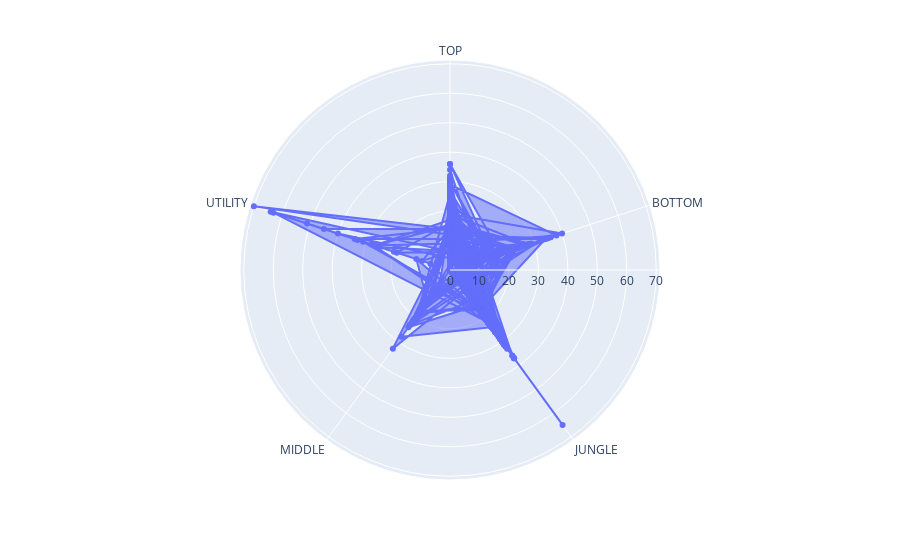

The code cell stored with this chart in its notebook:
### Markdown cell above
En el juego hay un factor importante que es la vision en el mapa. Para ello estan objetos llamados ward que brindan vision en el mapa. Cuando uno pone vision en el mapa con los wards, tiene mayor probabilidad de ver cuando el equipo enemigo viene en conjunto para atacarte. De esta forma, a mayor visibilidad, mayor probabilidad de planificar tu tecnica de juego.

En base a lo que hablamos anteriormente, podemos ver que la mayoria de las partidas en las que el jugador gano tiene un puntaje de vision mas alto respecto a las que perdio. De esta forma vemos que la vision es un factor a tomar en cuenta a la hora de planificar la estrategia de juegon para lograr ganar.

### Code cell
fig = px.line_polar(games_from_GCDariusBrando, r='visionScore', theta='individualPosition', line_close=True, markers=True)
fig.update_traces(fill = 'toself')


fig.show()

### Figure 1 — Plotly figure (JSON) as saved in the notebook; plotly's stock layout.template omitted (floating-point values rounded to 4 significant figures; data arrays with more than 128 entries replaced by an {"elided": "..."} marker saying what was removed)
{"data": [{"fill": "toself", "hovertemplate": "visionScore=%{r}<br>individualPosition=%{theta}<extra></extra>", "legendgroup": "", "line": {"color": "#636efa", "dash": "solid"}, "marker": {"symbol": "circle"}, "mode": "markers+lines", "name": "", "r": {"elided": "723 int values"}, "showlegend": false, "subplot": "polar", "theta": {"elided": "723 str values"}, "type": "scatterpolar"}], "layout": {"legend": {"tracegroupgap": 0}, "margin": {"t": 60}, "polar": {"angularaxis": {"direction": "clockwise", "rotation": 90}, "domain": {"x": [0, 1], "y": [0, 1]}}}}
